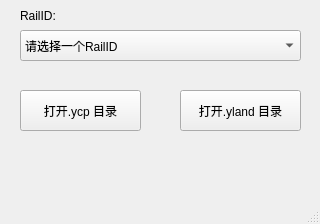
<?xml version="1.0" encoding="UTF-8"?>
<ui version="4.0">
 <class>MainWindow</class>
 <widget class="QMainWindow" name="MainWindow">
  <property name="geometry">
   <rect>
    <x>0</x>
    <y>0</y>
    <width>320</width>
    <height>224</height>
   </rect>
  </property>
  <property name="sizePolicy">
   <sizepolicy hsizetype="Fixed" vsizetype="Fixed">
    <horstretch>0</horstretch>
    <verstretch>0</verstretch>
   </sizepolicy>
  </property>
  <property name="font">
   <font>
    <family>Microsoft YaHei UI</family>
   </font>
  </property>
  <property name="windowTitle">
   <string>YLANDS开发助手</string>
  </property>
  <widget class="QWidget" name="centralwidget">
   <widget class="QLabel" name="label">
    <property name="geometry">
     <rect>
      <x>20</x>
      <y>10</y>
      <width>54</width>
      <height>12</height>
     </rect>
    </property>
    <property name="text">
     <string>RailID:</string>
    </property>
   </widget>
   <widget class="QComboBox" name="comboBox">
    <property name="geometry">
     <rect>
      <x>20</x>
      <y>30</y>
      <width>281</width>
      <height>31</height>
     </rect>
    </property>
    <property name="sizePolicy">
     <sizepolicy hsizetype="Preferred" vsizetype="Preferred">
      <horstretch>0</horstretch>
      <verstretch>0</verstretch>
     </sizepolicy>
    </property>
    <property name="statusTip">
     <string/>
    </property>
    <property name="currentText">
     <string>请选择一个RailID</string>
    </property>
    <property name="maxVisibleItems">
     <number>10</number>
    </property>
    <item>
     <property name="text">
      <string>请选择一个RailID</string>
     </property>
    </item>
   </widget>
   <widget class="QPushButton" name="pushButton">
    <property name="geometry">
     <rect>
      <x>20</x>
      <y>90</y>
      <width>121</width>
      <height>41</height>
     </rect>
    </property>
    <property name="text">
     <string>打开.ycp 目录</string>
    </property>
   </widget>
   <widget class="QPushButton" name="pushButton_2">
    <property name="geometry">
     <rect>
      <x>180</x>
      <y>90</y>
      <width>121</width>
      <height>41</height>
     </rect>
    </property>
    <property name="text">
     <string>打开.yland 目录</string>
    </property>
   </widget>
  </widget>
  <widget class="QMenuBar" name="menubar">
   <property name="geometry">
    <rect>
     <x>0</x>
     <y>0</y>
     <width>320</width>
     <height>23</height>
    </rect>
   </property>
  </widget>
  <widget class="QStatusBar" name="statusbar"/>
 </widget>
 <resources/>
 <connections/>
</ui>
